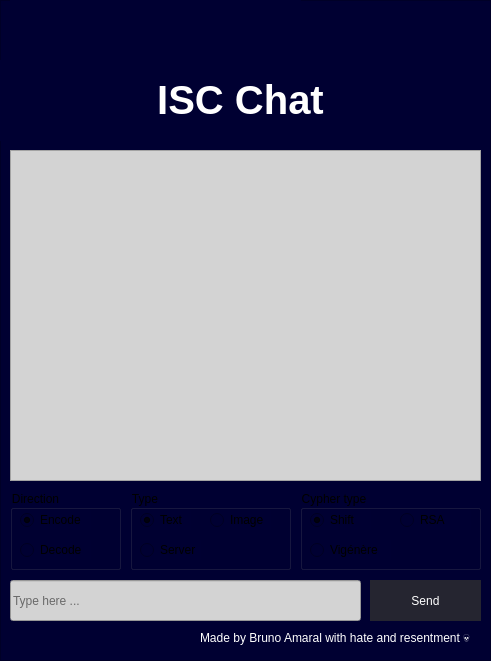
<?xml version="1.0" encoding="UTF-8"?>
<ui version="4.0">
 <class>Form</class>
 <widget class="QWidget" name="Form">
  <property name="geometry">
   <rect>
    <x>0</x>
    <y>0</y>
    <width>491</width>
    <height>661</height>
   </rect>
  </property>
  <property name="minimumSize">
   <size>
    <width>491</width>
    <height>661</height>
   </size>
  </property>
  <property name="windowTitle">
   <string>Form</string>
  </property>
  <widget class="QFrame" name="frame">
   <property name="geometry">
    <rect>
     <x>0</x>
     <y>0</y>
     <width>491</width>
     <height>661</height>
    </rect>
   </property>
   <property name="minimumSize">
    <size>
     <width>0</width>
     <height>0</height>
    </size>
   </property>
   <property name="maximumSize">
    <size>
     <width>16777215</width>
     <height>16777215</height>
    </size>
   </property>
   <property name="styleSheet">
    <string notr="true">background-color: rgb(0, 0, 50);  /* Light gray */
</string>
   </property>
   <property name="frameShape">
    <enum>QFrame::Shape::StyledPanel</enum>
   </property>
   <property name="frameShadow">
    <enum>QFrame::Shadow::Raised</enum>
   </property>
   <widget class="QPushButton" name="sendButton">
    <property name="geometry">
     <rect>
      <x>370</x>
      <y>580</y>
      <width>111</width>
      <height>41</height>
     </rect>
    </property>
    <property name="styleSheet">
     <string notr="true">color: rgb(255, 255, 255);
background-color: rgba(47, 47, 47,200);
border: none;
border-radius: 25px;
font: 14pt &quot;Arial&quot;;</string>
    </property>
    <property name="text">
     <string>Send</string>
    </property>
   </widget>
   <widget class="QLabel" name="title">
    <property name="geometry">
     <rect>
      <x>0</x>
      <y>60</y>
      <width>481</width>
      <height>81</height>
     </rect>
    </property>
    <property name="font">
     <font>
      <pointsize>30</pointsize>
     </font>
    </property>
    <property name="cursor">
     <cursorShape>ArrowCursor</cursorShape>
    </property>
    <property name="text">
     <string>&lt;html&gt;&lt;head/&gt;&lt;body&gt;&lt;p align=&quot;center&quot;&gt;&lt;span style=&quot; font-weight:700; color:#ffffff;&quot;&gt;ISC Chat&lt;/span&gt;&lt;/p&gt;&lt;/body&gt;&lt;/html&gt;</string>
    </property>
   </widget>
   <widget class="QLabel" name="author">
    <property name="geometry">
     <rect>
      <x>200</x>
      <y>630</y>
      <width>281</width>
      <height>16</height>
     </rect>
    </property>
    <property name="text">
     <string>&lt;html&gt;&lt;head/&gt;&lt;body&gt;&lt;p&gt;&lt;span style=&quot; color:#ffffff;&quot;&gt;Made by Bruno Amaral with hate  and resentment  💀&lt;/span&gt;&lt;/p&gt;&lt;/body&gt;&lt;/html&gt;</string>
    </property>
   </widget>
   <widget class="QTextEdit" name="sendandrec">
    <property name="geometry">
     <rect>
      <x>10</x>
      <y>150</y>
      <width>471</width>
      <height>331</height>
     </rect>
    </property>
    <property name="tabletTracking">
     <bool>false</bool>
    </property>
    <property name="styleSheet">
     <string notr="true">background-color: lightgray;
    color: black; /* Optional: to set text color */</string>
    </property>
   </widget>
   <widget class="QLineEdit" name="messageField">
    <property name="geometry">
     <rect>
      <x>10</x>
      <y>580</y>
      <width>351</width>
      <height>41</height>
     </rect>
    </property>
    <property name="styleSheet">
     <string notr="true">background-color: lightgray;
    color: black; /* Optional: to set text color */</string>
    </property>
    <property name="placeholderText">
     <string>Type here ...</string>
    </property>
   </widget>
   <widget class="QGroupBox" name="groupBox">
    <property name="geometry">
     <rect>
      <x>10</x>
      <y>490</y>
      <width>111</width>
      <height>80</height>
     </rect>
    </property>
    <property name="title">
     <string>Direction</string>
    </property>
    <widget class="QRadioButton" name="encodeRadioButton">
     <property name="geometry">
      <rect>
       <x>10</x>
       <y>20</y>
       <width>71</width>
       <height>20</height>
      </rect>
     </property>
     <property name="text">
      <string>Encode</string>
     </property>
     <property name="checked">
      <bool>true</bool>
     </property>
     <property name="autoExclusive">
      <bool>true</bool>
     </property>
     <attribute name="buttonGroup">
      <string notr="true">direction</string>
     </attribute>
    </widget>
    <widget class="QRadioButton" name="decodeRadioButton">
     <property name="geometry">
      <rect>
       <x>10</x>
       <y>50</y>
       <width>71</width>
       <height>20</height>
      </rect>
     </property>
     <property name="text">
      <string>Decode</string>
     </property>
     <attribute name="buttonGroup">
      <string notr="true">direction</string>
     </attribute>
    </widget>
   </widget>
   <widget class="QGroupBox" name="groupBox_2">
    <property name="geometry">
     <rect>
      <x>130</x>
      <y>490</y>
      <width>161</width>
      <height>80</height>
     </rect>
    </property>
    <property name="title">
     <string>Type</string>
    </property>
    <widget class="QRadioButton" name="textRadioButton">
     <property name="geometry">
      <rect>
       <x>10</x>
       <y>20</y>
       <width>51</width>
       <height>20</height>
      </rect>
     </property>
     <property name="text">
      <string>Text</string>
     </property>
     <property name="checked">
      <bool>true</bool>
     </property>
     <attribute name="buttonGroup">
      <string notr="true">type</string>
     </attribute>
    </widget>
    <widget class="QRadioButton" name="serverRadioButton">
     <property name="geometry">
      <rect>
       <x>10</x>
       <y>50</y>
       <width>61</width>
       <height>20</height>
      </rect>
     </property>
     <property name="text">
      <string>Server</string>
     </property>
     <attribute name="buttonGroup">
      <string notr="true">type</string>
     </attribute>
    </widget>
    <widget class="QRadioButton" name="imageRadioButton">
     <property name="geometry">
      <rect>
       <x>80</x>
       <y>20</y>
       <width>61</width>
       <height>20</height>
      </rect>
     </property>
     <property name="text">
      <string>Image</string>
     </property>
     <attribute name="buttonGroup">
      <string notr="true">type</string>
     </attribute>
    </widget>
   </widget>
   <widget class="QGroupBox" name="groupBox_3">
    <property name="geometry">
     <rect>
      <x>300</x>
      <y>490</y>
      <width>181</width>
      <height>80</height>
     </rect>
    </property>
    <property name="title">
     <string>Cypher type</string>
    </property>
    <widget class="QRadioButton" name="shiftRadioButton">
     <property name="geometry">
      <rect>
       <x>10</x>
       <y>20</y>
       <width>61</width>
       <height>20</height>
      </rect>
     </property>
     <property name="text">
      <string>Shift</string>
     </property>
     <property name="checked">
      <bool>true</bool>
     </property>
     <attribute name="buttonGroup">
      <string notr="true">cypherType</string>
     </attribute>
    </widget>
    <widget class="QRadioButton" name="vigenereRadioButton">
     <property name="geometry">
      <rect>
       <x>10</x>
       <y>50</y>
       <width>81</width>
       <height>20</height>
      </rect>
     </property>
     <property name="text">
      <string>Vigénère</string>
     </property>
     <attribute name="buttonGroup">
      <string notr="true">cypherType</string>
     </attribute>
    </widget>
    <widget class="QRadioButton" name="rsaRadioButton">
     <property name="geometry">
      <rect>
       <x>100</x>
       <y>20</y>
       <width>71</width>
       <height>20</height>
      </rect>
     </property>
     <property name="text">
      <string>RSA</string>
     </property>
     <attribute name="buttonGroup">
      <string notr="true">cypherType</string>
     </attribute>
    </widget>
   </widget>
   <widget class="QLabel" name="isc_logo">
    <property name="geometry">
     <rect>
      <x>10</x>
      <y>0</y>
      <width>291</width>
      <height>81</height>
     </rect>
    </property>
    <property name="autoFillBackground">
     <bool>false</bool>
    </property>
    <property name="text">
     <string/>
    </property>
    <property name="pixmap">
     <pixmap>isc_logook.jpg</pixmap>
    </property>
    <property name="scaledContents">
     <bool>true</bool>
    </property>
   </widget>
  </widget>
 </widget>
 <resources/>
 <connections/>
 <buttongroups>
  <buttongroup name="type"/>
  <buttongroup name="cypherType"/>
  <buttongroup name="direction"/>
 </buttongroups>
</ui>
